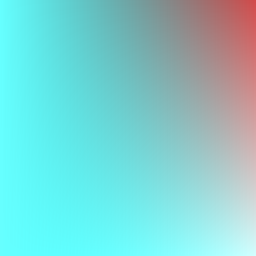
Frame 1 (no input)
Frame 60 (the mouse pressed at the canvas centre just before this capture): identical to frame 1, image omitted
Frame 120 (the mouse held since frame 60 and released just before this capture): identical to frame 1, image omitted

The Processing sketch that drew this single still picture (run headless with seeded random() and noise(); from frame 60 on, the mouse is pressed at the canvas centre):

// Processing sketch: processing_33380
// ── processing_33380.pde

void setup () {
  size(256, 256);
}
 
 
void draw() {
 
  background(#66FFFF);
 
  for (int i=0; i<width; i+=1) {
    for (int j=0; j<height; j+=1) {
      stroke(i, j, j, i);
      line(i, j, i, j);
    }
  }
}
 
